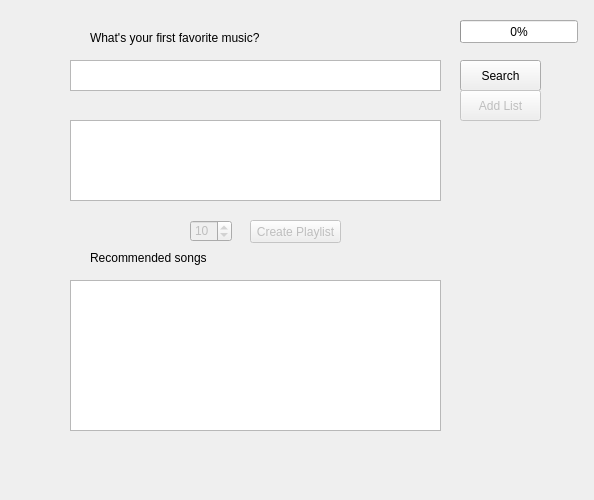
<?xml version="1.0" encoding="UTF-8"?>
<ui version="4.0">
 <class>Form</class>
 <widget class="QWidget" name="Form">
  <property name="geometry">
   <rect>
    <x>0</x>
    <y>0</y>
    <width>594</width>
    <height>500</height>
   </rect>
  </property>
  <property name="sizePolicy">
   <sizepolicy hsizetype="Fixed" vsizetype="Fixed">
    <horstretch>0</horstretch>
    <verstretch>0</verstretch>
   </sizepolicy>
  </property>
  <property name="minimumSize">
   <size>
    <width>594</width>
    <height>500</height>
   </size>
  </property>
  <property name="maximumSize">
   <size>
    <width>594</width>
    <height>500</height>
   </size>
  </property>
  <property name="windowTitle">
   <string>Music Recommendation System</string>
  </property>
  <widget class="QPushButton" name="pushButton_create">
   <property name="enabled">
    <bool>false</bool>
   </property>
   <property name="geometry">
    <rect>
     <x>250</x>
     <y>220</y>
     <width>91</width>
     <height>23</height>
    </rect>
   </property>
   <property name="text">
    <string>Create Playlist</string>
   </property>
  </widget>
  <widget class="QLabel" name="label_3">
   <property name="geometry">
    <rect>
     <x>90</x>
     <y>250</y>
     <width>121</width>
     <height>16</height>
    </rect>
   </property>
   <property name="text">
    <string>Recommended songs</string>
   </property>
  </widget>
  <widget class="QLabel" name="label_question">
   <property name="geometry">
    <rect>
     <x>90</x>
     <y>30</y>
     <width>181</width>
     <height>16</height>
    </rect>
   </property>
   <property name="text">
    <string>What's your first favorite music?</string>
   </property>
  </widget>
  <widget class="QProgressBar" name="progressBar">
   <property name="geometry">
    <rect>
     <x>460</x>
     <y>20</y>
     <width>118</width>
     <height>23</height>
    </rect>
   </property>
   <property name="layoutDirection">
    <enum>Qt::LeftToRight</enum>
   </property>
   <property name="value">
    <number>0</number>
   </property>
  </widget>
  <widget class="QTextEdit" name="textEdit_song">
   <property name="enabled">
    <bool>true</bool>
   </property>
   <property name="geometry">
    <rect>
     <x>70</x>
     <y>60</y>
     <width>371</width>
     <height>31</height>
    </rect>
   </property>
   <property name="markdown">
    <string/>
   </property>
   <property name="html">
    <string>&lt;!DOCTYPE HTML PUBLIC &quot;-//W3C//DTD HTML 4.0//EN&quot; &quot;http://www.w3.org/TR/REC-html40/strict.dtd&quot;&gt;
&lt;html&gt;&lt;head&gt;&lt;meta name=&quot;qrichtext&quot; content=&quot;1&quot; /&gt;&lt;style type=&quot;text/css&quot;&gt;
p, li { white-space: pre-wrap; }
&lt;/style&gt;&lt;/head&gt;&lt;body style=&quot; font-family:'MS Shell Dlg 2'; font-size:8.25pt; font-weight:400; font-style:normal;&quot;&gt;
&lt;p style=&quot;-qt-paragraph-type:empty; margin-top:0px; margin-bottom:0px; margin-left:0px; margin-right:0px; -qt-block-indent:0; text-indent:0px;&quot;&gt;&lt;br /&gt;&lt;/p&gt;&lt;/body&gt;&lt;/html&gt;</string>
   </property>
  </widget>
  <widget class="QPushButton" name="pushButton_search">
   <property name="geometry">
    <rect>
     <x>460</x>
     <y>60</y>
     <width>81</width>
     <height>31</height>
    </rect>
   </property>
   <property name="text">
    <string>Search</string>
   </property>
  </widget>
  <widget class="QPushButton" name="pushButton_addList">
   <property name="enabled">
    <bool>false</bool>
   </property>
   <property name="geometry">
    <rect>
     <x>460</x>
     <y>90</y>
     <width>81</width>
     <height>31</height>
    </rect>
   </property>
   <property name="text">
    <string>Add List</string>
   </property>
  </widget>
  <widget class="QTextEdit" name="textEdit_list">
   <property name="enabled">
    <bool>true</bool>
   </property>
   <property name="geometry">
    <rect>
     <x>70</x>
     <y>120</y>
     <width>371</width>
     <height>81</height>
    </rect>
   </property>
   <property name="readOnly">
    <bool>true</bool>
   </property>
   <property name="markdown">
    <string/>
   </property>
   <property name="html">
    <string>&lt;!DOCTYPE HTML PUBLIC &quot;-//W3C//DTD HTML 4.0//EN&quot; &quot;http://www.w3.org/TR/REC-html40/strict.dtd&quot;&gt;
&lt;html&gt;&lt;head&gt;&lt;meta name=&quot;qrichtext&quot; content=&quot;1&quot; /&gt;&lt;style type=&quot;text/css&quot;&gt;
p, li { white-space: pre-wrap; }
&lt;/style&gt;&lt;/head&gt;&lt;body style=&quot; font-family:'MS Shell Dlg 2'; font-size:8.25pt; font-weight:400; font-style:normal;&quot;&gt;
&lt;p style=&quot;-qt-paragraph-type:empty; margin-top:0px; margin-bottom:0px; margin-left:0px; margin-right:0px; -qt-block-indent:0; text-indent:0px;&quot;&gt;&lt;br /&gt;&lt;/p&gt;&lt;/body&gt;&lt;/html&gt;</string>
   </property>
  </widget>
  <widget class="QTextEdit" name="textEdit_recommendation">
   <property name="enabled">
    <bool>true</bool>
   </property>
   <property name="geometry">
    <rect>
     <x>70</x>
     <y>280</y>
     <width>371</width>
     <height>151</height>
    </rect>
   </property>
   <property name="readOnly">
    <bool>true</bool>
   </property>
   <property name="markdown">
    <string/>
   </property>
   <property name="html">
    <string>&lt;!DOCTYPE HTML PUBLIC &quot;-//W3C//DTD HTML 4.0//EN&quot; &quot;http://www.w3.org/TR/REC-html40/strict.dtd&quot;&gt;
&lt;html&gt;&lt;head&gt;&lt;meta name=&quot;qrichtext&quot; content=&quot;1&quot; /&gt;&lt;style type=&quot;text/css&quot;&gt;
p, li { white-space: pre-wrap; }
&lt;/style&gt;&lt;/head&gt;&lt;body style=&quot; font-family:'MS Shell Dlg 2'; font-size:8.25pt; font-weight:400; font-style:normal;&quot;&gt;
&lt;p style=&quot;-qt-paragraph-type:empty; margin-top:0px; margin-bottom:0px; margin-left:0px; margin-right:0px; -qt-block-indent:0; text-indent:0px;&quot;&gt;&lt;br /&gt;&lt;/p&gt;&lt;/body&gt;&lt;/html&gt;</string>
   </property>
  </widget>
  <widget class="QSpinBox" name="spinBox_recommend_count">
   <property name="enabled">
    <bool>false</bool>
   </property>
   <property name="geometry">
    <rect>
     <x>190</x>
     <y>220</y>
     <width>42</width>
     <height>22</height>
    </rect>
   </property>
   <property name="minimum">
    <number>1</number>
   </property>
   <property name="maximum">
    <number>30</number>
   </property>
   <property name="value">
    <number>10</number>
   </property>
  </widget>
 </widget>
 <resources/>
 <connections/>
</ui>
